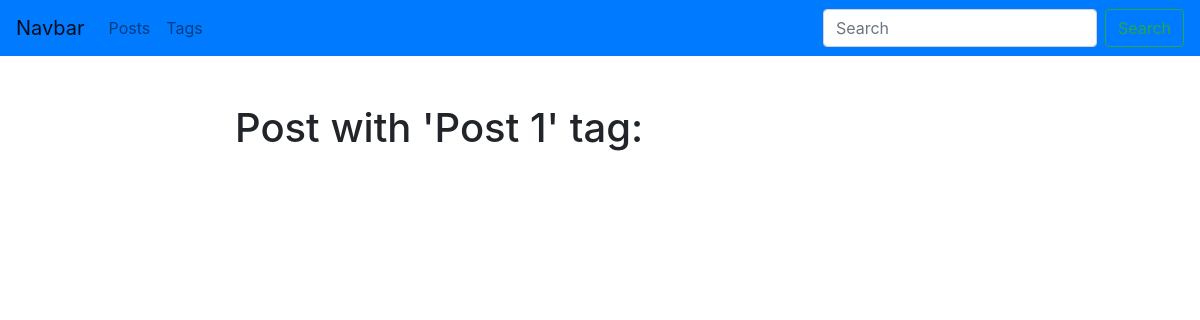
Before: /tag/post-1 with the older database file.
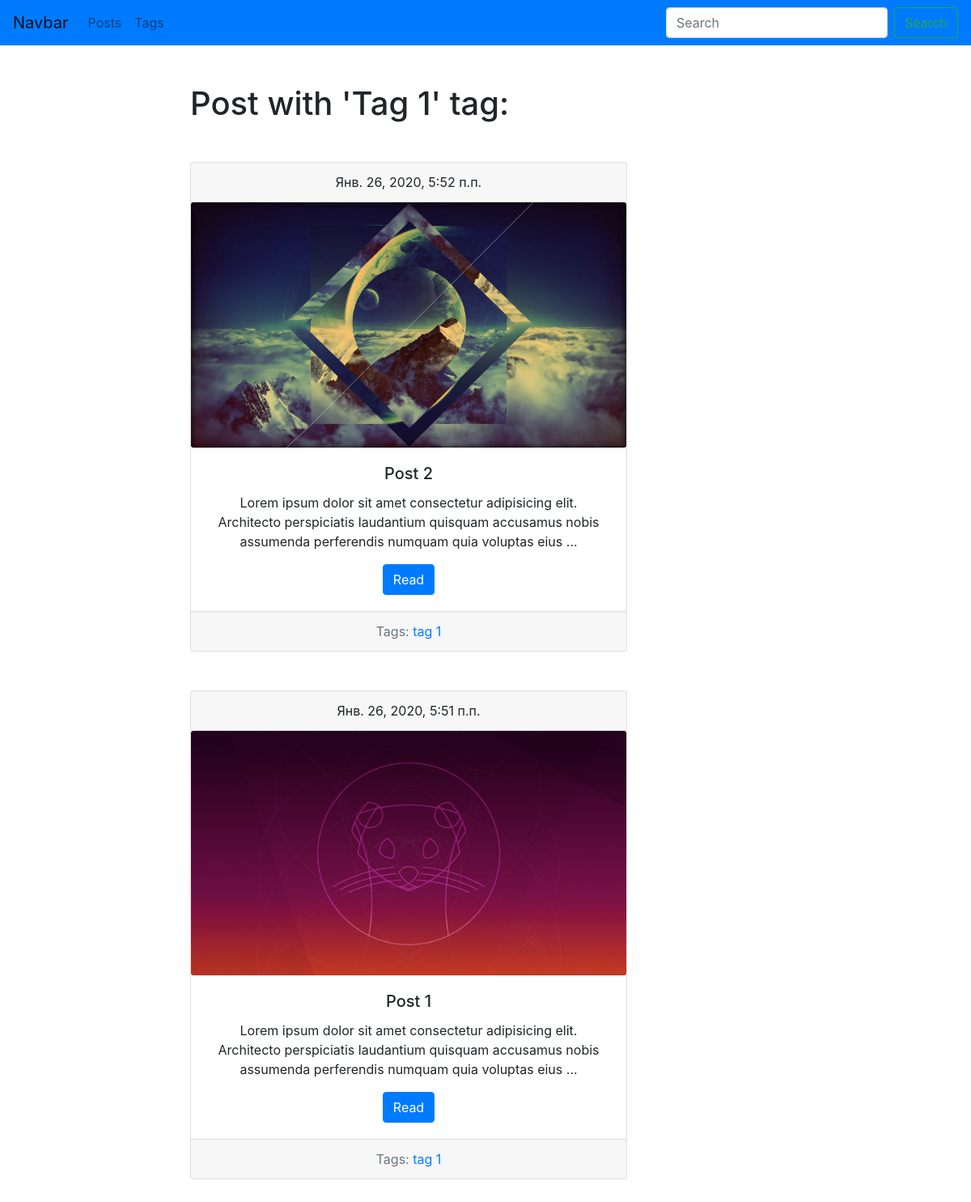
After: the same page with the newer database file.
### blog/models.py (models this page shows, shortened)
class Tag(models.Model):
    title = models.CharField(max_length=50)
    slug = models.SlugField(max_length=50, unique=True)
    def get_absolute_url(self):
        return  reverse('tag_detail_url', kwargs={'slug': self.slug})
    class Meta:
        ordering = ['title']

class Post(models.Model):
    title = models.CharField(max_length=150, db_index=True)
    slug = models.SlugField(max_length=150, blank=True,  unique=True)
    body = models.TextField(blank=True, db_index=True)
    image = models.ImageField(upload_to='post_image/',null=True, blank=True)
    date_pub = models.DateTimeField(auto_now_add=True)
    tags = models.ManyToManyField('Tag', blank = True, related_name='posts')
    def get_absolute_url(self):
        return  reverse('post_detail_url', kwargs={'slug': self.slug})
    class Meta:
        ordering = ['-date_pub']

### blog/views.py (the view)
# urls.py: path('tag/<str:slug>', TagDetail.as_view(), name='tag_detail_url'),
class TagDetail(View):
    def get(self, request, slug):
        tag = get_object_or_404(Tag ,slug__iexact=slug)
        return render(request, 'blog/tag_detail.html', {'tag': tag})

### blog/templates/blog/tag_detail.html (shortened to what this page needs)
{% extends 'blog/base_blog.html' %}
{% block content  %}
        <h1 class="mb-5">Post with '{{tag.title|title}}' tag:</h1>
                {% for post in tag.posts.all  %}
                    {% include 'blog/includes/post_card_template.html'  %}
                {% endfor %}
{% endblock   %}

### blog/templates/blog/includes/post_card_template.html
<center>
    <div class="card mb-5 ">
        <div class="card-header">
            {{post.date_pub}}
        </div>
        <img src="{{post.image.url}}" class="card-img align-center ">
        <div class="card-body">
          <h5 class="card-title">{{post.title}}</h5>
          <p class="card-text text-center">{{post.body|truncatewords:20}}</p>
          <a href="{{ post.get_absolute_url}}" class="btn btn-primary">Read</a>
        </div>
        <div class="card-footer text-muted">
            Tags:
            {% for tag in post.tags.all  %}
                <a href="{{tag.get_absolute_url}}">{{tag.title}}</a>
            {% endfor %}
          </div>
      </div>
</center>

Changed rows visible on the page:
removed Tag: title "Post 1"
added Tag: title "Tag 1", title "tag 1"
added Post: date_pub "Янв. 26, 2020, 5:52 п.п.", image (picture), title "Post 2", body "Lorem ipsum dolor sit amet consectetur adipisicing elit. Architecto perspiciatis laudantium quisquam accusamus nobis assumenda perferendis numquam quia voluptas eius …"
added Post: date_pub "Янв. 26, 2020, 5:51 п.п.", image (picture), title "Post 1", body "Lorem ipsum dolor sit amet consectetur adipisicing elit. Architecto perspiciatis laudantium quisquam accusamus nobis assumenda perferendis numquam quia voluptas eius …"
